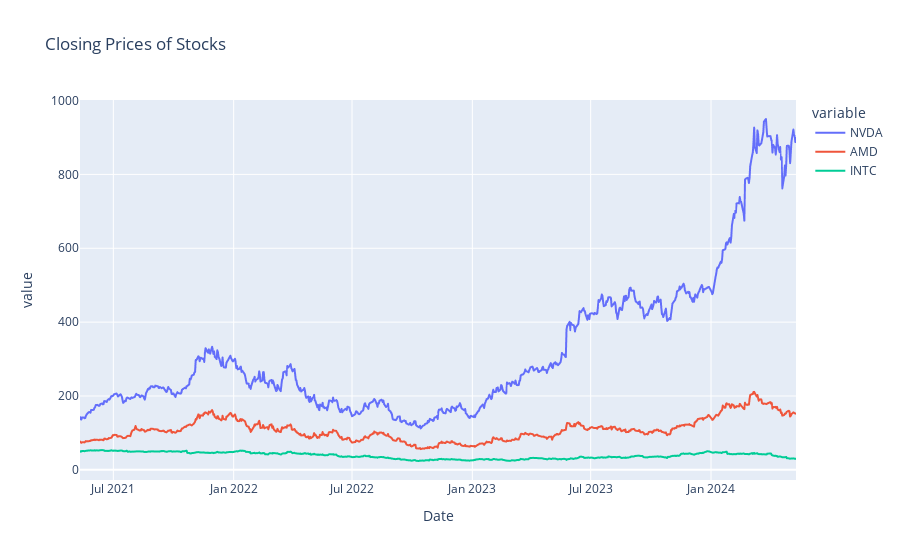

Notebook cell for this chart:
### Markdown cell above
#### Performance Summary

### Code cell
fig = px.line(col_df, y=['NVDA', 'AMD', 'INTC'], title = 'Closing Prices of Stocks')
fig.show()

### Figure 1 — Plotly figure (JSON) as saved in the notebook; plotly's stock layout.template omitted (floating-point values rounded to 4 significant figures; data arrays with more than 128 entries replaced by an {"elided": "..."} marker saying what was removed)
{"data": [{"hovertemplate": "variable=NVDA<br>Date=%{x}<br>value=%{y}<extra></extra>", "legendgroup": "NVDA", "line": {"color": "#636efa", "dash": "solid"}, "marker": {"symbol": "circle"}, "mode": "lines", "name": "NVDA", "showlegend": true, "type": "scattergl", "x": {"elided": "756 str values"}, "xaxis": "x", "y": {"elided": "756 float values"}, "yaxis": "y"}, {"hovertemplate": "variable=AMD<br>Date=%{x}<br>value=%{y}<extra></extra>", "legendgroup": "AMD", "line": {"color": "#EF553B", "dash": "solid"}, "marker": {"symbol": "circle"}, "mode": "lines", "name": "AMD", "showlegend": true, "type": "scattergl", "x": {"elided": "756 str values"}, "xaxis": "x", "y": {"elided": "756 float values"}, "yaxis": "y"}, {"hovertemplate": "variable=INTC<br>Date=%{x}<br>value=%{y}<extra></extra>", "legendgroup": "INTC", "line": {"color": "#00cc96", "dash": "solid"}, "marker": {"symbol": "circle"}, "mode": "lines", "name": "INTC", "showlegend": true, "type": "scattergl", "x": {"elided": "756 str values"}, "xaxis": "x", "y": {"elided": "756 float values"}, "yaxis": "y"}], "layout": {"legend": {"title": {"text": "variable"}, "tracegroupgap": 0}, "title": {"text": "Closing Prices of Stocks"}, "xaxis": {"anchor": "y", "domain": [0, 1], "title": {"text": "Date"}}, "yaxis": {"anchor": "x", "domain": [0, 1], "title": {"text": "value"}}}}
